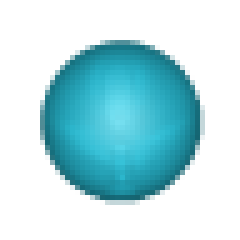
#> input picture assets/led_cyan_160.png, 48 x 48 px, given in place of background.png, which was not available (shown 5 times larger); the run also reads 1 picture not shown here
$ python preview.py
#> lines starting #> are read from the running program, lines starting #| are printed output that depends on the picture
"""Apercu ARC v3 : fond + elements dessines en direct par le plugin (textes, logos, LED, anneaux, ecrans, reperes)."""
import os, sys, json, math, re
import numpy as np, cv2
from PIL import Image, ImageDraw, ImageFont, ImageFilter
HERE = os.path.dirname(os.path.abspath(__file__)); ROOT = os.path.dirname(HERE)
sys.path.insert(0, HERE)
from svgraster import raster

L = json.load(open(os.path.join(HERE, 'layout.json')))
#> (reads tools/layout.json from the repository)
PX = 2.0                                  # px par unite
SS = 2                                    # sur-echantillonnage du dessin vectoriel
bg = Image.open(os.path.join(ROOT, 'assets', 'background.png')).convert('RGBA')
#> bg is the input picture: PIL image 48x48 RGBA; mean R, G, B, A 16.2, 59.2, 66.1, 89.5
W, H = bg.size
#> W = 48; H = 48
FONT = os.path.join(ROOT, 'assets', 'fonts')
def F(sz, w='Medium'): return ImageFont.truetype(os.path.join(FONT, f'Poppins-{w}.ttf'), int(sz * SS))
MONO = lambda sz: ImageFont.truetype('/usr/share/fonts/truetype/dejavu/DejaVuSansMono.ttf', int(sz * SS))
ORANGE = (255, 146, 40); CYAN = (46, 226, 255); WHITE = (232, 234, 238); NOTE = (255, 138, 31)

def P(x, y): return (x * SS, y * SS)

def render(out, layerB=False, preset=0, voice=0, bow=True, hold=False, status=None, state='BOWING', vals=None, note='A2', hz='110.0 Hz'):
#> called with out = 'design/apercu_v3_orange.png', layerB = False, preset = 0, voice = 0, bow = True, hold = False, state = 'BOWING', note = 'A2'
    img = np.asarray(bg).astype(np.float32)
    rgb = img[..., :3].copy(); A = img[..., 3]
#> after `rgb = img[..., :3].copy()`:
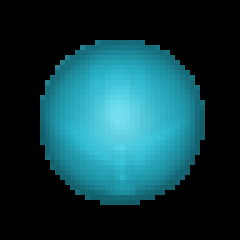
#> rgb: shape (48, 48, 3) float32 (shown 5 times larger); mean R, G, B 16.2, 59.2, 66.1
#> after `A = img[..., 3]`:
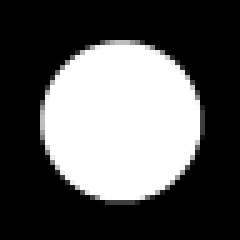
#> A: shape (48, 48) float32 (shown 5 times larger); min 0, max 255, mean 89.5
    yy, xx = np.mgrid[0:H, 0:W].astype(np.float32)
    lc = np.array(CYAN if layerB else ORANGE, np.float32)
    # --- halos des LED : la facade recoit la lumiere (tache serree + diffusion large), additif
    def led_glow(cx, cy, r, col, lvl):
        d2 = (xx - cx) ** 2 + (yy - cy) ** 2
        e = 0.9 * np.exp(-d2 / (2 * (r * 1.6) ** 2)) + 0.22 * np.exp(-d2 / (2 * (r * 4.2) ** 2))
        lum = rgb.mean(2, keepdims=True) / 255.0
        rgb[:] = rgb + (e * lvl)[..., None] * np.array(col, np.float32)[None, None, :] * (0.35 + 0.9 * lum)
    leds = []
    leds.append((L['modeLed'], lc, 1.0))
    for i, v in enumerate(L['voiceLeds']): leds.append((v, np.array(ORANGE if i == 0 else CYAN, np.float32), 1.0 if i == voice else 0.0))
    for i, v in enumerate(L['presetLeds']): leds.append((v, np.array(ORANGE if i < 4 else CYAN, np.float32), 1.0 if i == preset else 0.0))
    for (x, y, r), col, lvl in leds:
        if lvl > 0: led_glow(x * PX, y * PX, r * PX, col, lvl)
#> this loop made 12 passes
#> pass 1, in led_glow, `lum = rgb.mean(2, keepdims=True) / 255.0`:
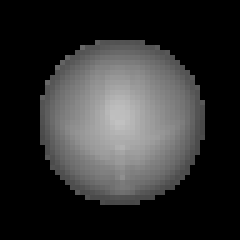
#> lum: shape (48, 48, 1) float32 (shown 5 times larger); min 0, max 0.759, mean 0.185
    base = Image.fromarray(np.dstack([np.clip(rgb, 0, 255), A]).astype(np.uint8), 'RGBA')
    # lentilles allumees
    for (x, y, r), col, lvl in leds:
        if lvl <= 0: continue
        name = 'orange' if col[1] < 200 else 'cyan'
        spr = Image.open(os.path.join(ROOT, 'assets', f'led_{name}_{int(round(r * PX * 10))}.png'))
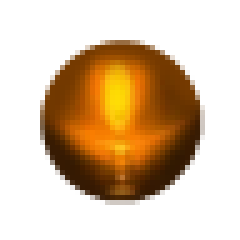
#> input picture assets/led_orange_160.png, 48 x 48 px (shown 5 times larger)
#> spr is the input picture: PIL image 48x48 RGBA; mean R, G, B, A 54.8, 30.1, 1.9, 89.5
        base.alpha_composite(spr, (int(round(x * PX - spr.width / 2)), int(round(y * PX - spr.height / 2))))

    big = base.resize((W * SS, H * SS), Image.LANCZOS)
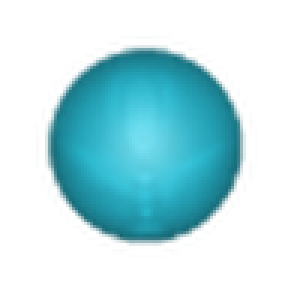
#> big: PIL image 96x96 RGBA (shown 3 times larger); mean R, G, B, A 16.3, 63.9, 71.8, 89.5; transparent parts drawn white
    lay = Image.new('RGBA', big.size, (0, 0, 0, 0)); d = ImageDraw.Draw(lay)
#> after `lay = Image.new('RGBA', big.size, (0, 0, 0, 0))`: lay: PIL image 96x96 RGBA; every value is 0
    glow = Image.new('RGBA', big.size, (0, 0, 0, 0)); gd = ImageDraw.Draw(glow)

    # --- potards : arcs de valeur (style d'origine) + repere photo qui tourne
    vals = vals or [(.47, .36), (1.0, .5), (.25, 0.0), (.5, .5), (.3, .25), (.8, 0.0), (.25, .67)]
    mk = Image.open(os.path.join(ROOT, 'assets', 'knob_marker.png'))
    for i, (cx, cy, r) in enumerate(L['knobs']):
        cx, cy, r = cx * PX, cy * PX, r * PX
        va, vb = vals[i]; v = va if (i == 3 or not layerB) else vb
        col = WHITE if i == 3 else tuple(int(c) for c in lc)
        R = r + 20
        def arc(a0, a1, n=160): return [P(cx + R * math.sin(math.radians(a0 + (a1 - a0) * k / n)), cy - R * math.cos(math.radians(a0 + (a1 - a0) * k / n))) for k in range(n + 1)]
        d.line(arc(-135, 135), fill=(0, 0, 0, 120), width=9 * SS, joint='curve')
        a = -135 + 270 * v
        if v > 0.003:
            gd.line(arc(-135, a), fill=col + (90,), width=14 * SS, joint='curve')
            d.line(arc(-135, a), fill=col + (255,), width=6 * SS, joint='curve')
            d.line(arc(-135, a), fill=tuple(int(c + (255 - c) * .55) for c in col) + (255,), width=2 * SS, joint='curve')
        m = mk.resize((int(round(2 * r * SS)), int(round(2 * r * SS))), Image.LANCZOS).rotate(-a, resample=Image.BICUBIC)
        lay.alpha_composite(m, (int(round(cx * SS - m.width / 2)), int(round(cy * SS - m.height / 2))))
    # libelles des potards
    names = [('ATTACK', 'RELEASE'), ('SUSTAIN', 'SENS'), ('POSITION', 'BUZZ'), ('TONE', None), ('LIFE', 'GLIDE'), ('BOW LEVEL', 'DRY'), ('SPACE', 'OUTPUT')]
    for i, (cx, cy, r) in enumerate(L['knobs']):
        a_, b_ = names[i]
        cx *= PX
        if b_ is None:
            d.text(P(cx, 466), a_, font=F(31), fill=WHITE + (255,), anchor='mm')
        else:
            d.text(P(cx, 450), a_, font=F(31), fill=ORANGE + (255 if not layerB else 150,), anchor='mm')
            d.text(P(cx, 490), b_, font=F(31), fill=CYAN + (255 if layerB else 150,), anchor='mm')
    # MODE, VOICE
    mx, my, mr = [v * PX for v in L['modeBtn']]
    d.text(P(mx, my + mr + 38), 'MODE', font=F(28), fill=WHITE + (235,), anchor='mm')
    for i, (x, y, w, h) in enumerate(L['voiceBtns']):
        x, y, w, h = x * PX, y * PX, w * PX, h * PX
        lx = L['voiceLeds'][i][0] * PX
        d.text(P((lx + 30 + x + w - 14) / 2, y + h / 2 + 1), ['NORMAL', 'HARM', 'HARM+'][i], font=F(30), fill=WHITE + (240,), anchor='mm')
    # presets
    for i, (x, y, r) in enumerate(L['presetLeds']):
        d.text(P(x * PX, y * PX + 44), str(i + 1), font=F(26), fill=WHITE + (215,), anchor='mm')
    # footswitchs : anneau lumineux dans la gorge (facon Octopus) + libelles
    for i, (fx, fy) in enumerate(L['foots']):
        fx, fy = fx * PX, fy * PX
        footR = L['footBtnR'] * PX
        ringR = footR * 1.0775; ringW = footR * 0.0674
        on = bow if i == 0 else hold
        col = ORANGE if i == 0 else CYAN
        if on:
            sc = ringR / 33.2
            for k in np.arange(20, 3, -1.5):
                wdt = k * sc
                gd.ellipse([P(fx - ringR, fy - ringR), P(fx + ringR, fy + ringR)], outline=col + (int(255 * 0.075),), width=int(wdt * SS))
            d.ellipse([P(fx - ringR, fy - ringR), P(fx + ringR, fy + ringR)], outline=col + (217,), width=max(1, int(ringW * SS)))
            core = tuple(int(c + (255 - c) * 0.6) for c in col)
            d.ellipse([P(fx - ringR, fy - ringR), P(fx + ringR, fy + ringR)], outline=core + (230,), width=max(1, int(ringW * 0.42 * SS)))
        d.text(P(fx, fy + 150), 'BOW' if i == 0 else 'HOLD', font=F(30), fill=WHITE + (235,), anchor='mm')
    # jacks : inscriptions verticales le long des tranches
    for side, y, lbl in L['jacks']:
        t = Image.new('RGBA', (300 * SS, 60 * SS), (0, 0, 0, 0)); td = ImageDraw.Draw(t)
        td.text((150 * SS, 30 * SS), lbl, font=F(22), fill=WHITE + (200,), anchor='mm')
        t = t.rotate(90 if side < 0 else -90, expand=True)
        x = 128 if side < 0 else W - 128
        lay.alpha_composite(t, (int(x * SS - t.width / 2), int(y * PX * SS - t.height / 2)))
    # ecran du haut : barre de presets (ou ligne d'etat)
    x, y, w, h = [v * PX for v in L['screenTop']]
    if status:
        d.text(P(x + w / 2, y + h / 2), status, font=F(40), fill=tuple(int(c) for c in lc) + (255,), anchor='mm')
    else:
        pn = ['CLASSIC BOW', 'VIOLIN SWELL', 'ETHEREAL FLUTE', 'OCTAVE CHOIR', 'FIFTH SHIMMER', 'BUZZ DRONE', 'SLIDE LEAD', 'LARSEN'][preset]
        d.text(P(x + w / 2, y + h / 2), f'{preset + 1}   {pn}', font=F(40), fill=WHITE + (255,), anchor='mm')
        for sgn in (-1, 1):
            ax = x + w / 2 + sgn * (w / 2 - 34); s = 11
            d.polygon([P(ax - sgn * s * 0.7, y + h / 2 - s), P(ax - sgn * s * 0.7, y + h / 2 + s), P(ax + sgn * s * 0.8, y + h / 2)], fill=(200, 200, 205, 160))
    # ecran principal : corde, archet, note
    x, y, w, h = [v * PX for v in L['screenMain']]
    cy = y + h / 2; nut, bridge = x + 46, x + 1130
    for xx_ in (nut, bridge): d.rounded_rectangle([P(xx_ - 7, cy - 44), P(xx_ + 7, cy + 44)], radius=6 * SS, fill=(230, 231, 233, 255))
    pts = [P(nut + 7 + u / 200 * (bridge - nut - 14), cy + 26 * math.sin(math.pi * u / 200)) for u in range(201)]
    gd.line(pts, fill=CYAN + (80,), width=16 * SS); d.line(pts, fill=CYAN + (255,), width=5 * SS)
    bx = bridge - 0.16 * (bridge - nut)
    d.rounded_rectangle([P(bx - 48, cy - 62), P(bx + 48, cy + 62)], radius=12 * SS, fill=(11, 12, 16, 235), outline=NOTE + (255,), width=5 * SS)
    d.text(P(bx, cy), 'BOW', font=F(26), fill=NOTE + (255,), anchor='mm')
    sx = x + 1180
    d.rectangle([P(sx, y + 22), P(sx + 3, y + h - 22)], fill=(44, 47, 54, 255))
    d.text(P(sx + 40, y + 62), note, font=F(70, 'Bold'), fill=NOTE + (255,), anchor='lm')
    d.text(P(sx + 44, y + 118), hz, font=MONO(30), fill=WHITE + (255,), anchor='lm')
    d.text(P(sx + 44, y + 154), state, font=MONO(30), fill=(NOTE if state.startswith('FEED') else CYAN) + (255,), anchor='lm')

    glow = glow.filter(ImageFilter.GaussianBlur(5 * SS))
    big = Image.alpha_composite(Image.alpha_composite(big, glow), lay)
    out_img = big.resize((W, H), Image.LANCZOS)
    # logos vectoriels (SVG officiels, blancs)
    def logo(path, box):
#> (the run stopped early here; a loop or call above may not have finished)
